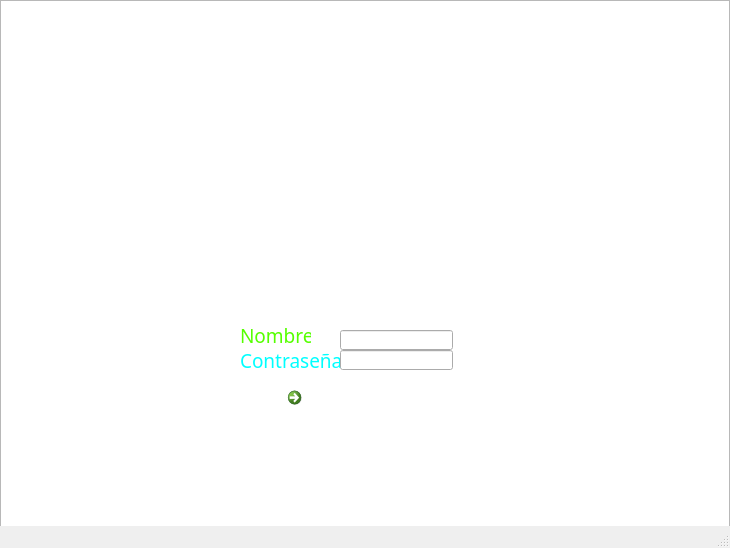
<?xml version="1.0" encoding="UTF-8"?>
<ui version="4.0">
 <class>Login</class>
 <widget class="QMainWindow" name="Login">
  <property name="windowModality">
   <enum>Qt::ApplicationModal</enum>
  </property>
  <property name="geometry">
   <rect>
    <x>0</x>
    <y>0</y>
    <width>730</width>
    <height>548</height>
   </rect>
  </property>
  <property name="windowTitle">
   <string>Harry Potter</string>
  </property>
  <widget class="QWidget" name="centralwidget">
   <widget class="QGraphicsView" name="graphicsView">
    <property name="geometry">
     <rect>
      <x>0</x>
      <y>0</y>
      <width>730</width>
      <height>548</height>
     </rect>
    </property>
   </widget>
   <widget class="QLineEdit" name="Usuario">
    <property name="geometry">
     <rect>
      <x>340</x>
      <y>330</y>
      <width>113</width>
      <height>20</height>
     </rect>
    </property>
    <property name="styleSheet">
     <string notr="true">color: rgb(0, 0, 0);</string>
    </property>
   </widget>
   <widget class="QLabel" name="m_Contrasena">
    <property name="geometry">
     <rect>
      <x>240</x>
      <y>350</y>
      <width>151</width>
      <height>20</height>
     </rect>
    </property>
    <property name="font">
     <font>
      <family>MV Boli</family>
      <pointsize>14</pointsize>
     </font>
    </property>
    <property name="styleSheet">
     <string notr="true">
color: rgb(0, 255, 255);</string>
    </property>
    <property name="text">
     <string>Contraseña</string>
    </property>
   </widget>
   <widget class="QLineEdit" name="Contrasena">
    <property name="geometry">
     <rect>
      <x>340</x>
      <y>350</y>
      <width>113</width>
      <height>20</height>
     </rect>
    </property>
    <property name="styleSheet">
     <string notr="true">color: rgb(0, 0, 0);</string>
    </property>
    <property name="echoMode">
     <enum>QLineEdit::Password</enum>
    </property>
   </widget>
   <widget class="QLabel" name="m_Nombre">
    <property name="geometry">
     <rect>
      <x>240</x>
      <y>320</y>
      <width>71</width>
      <height>31</height>
     </rect>
    </property>
    <property name="font">
     <font>
      <family>MV Boli</family>
      <pointsize>14</pointsize>
     </font>
    </property>
    <property name="styleSheet">
     <string notr="true">color: rgb(85, 255, 0);</string>
    </property>
    <property name="text">
     <string>Nombre</string>
    </property>
   </widget>
   <widget class="QCommandLinkButton" name="commandLinkButton">
    <property name="geometry">
     <rect>
      <x>280</x>
      <y>380</y>
      <width>172</width>
      <height>41</height>
     </rect>
    </property>
    <property name="font">
     <font>
      <family>Segoe UI</family>
      <pointsize>14</pointsize>
     </font>
    </property>
    <property name="styleSheet">
     <string notr="true">color: rgb(255, 255, 255);</string>
    </property>
    <property name="text">
     <string>Aceptar</string>
    </property>
   </widget>
  </widget>
  <widget class="QMenuBar" name="menubar">
   <property name="geometry">
    <rect>
     <x>0</x>
     <y>0</y>
     <width>730</width>
     <height>21</height>
    </rect>
   </property>
  </widget>
  <widget class="QStatusBar" name="statusbar"/>
 </widget>
 <resources/>
 <connections/>
</ui>
